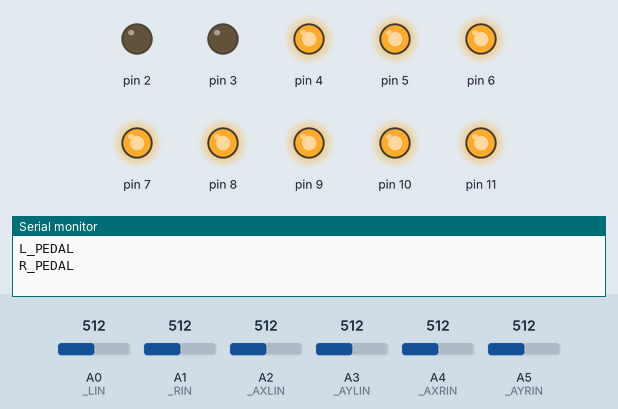
Bench run of a sketch on a simulated Arduino Uno, built with avr-gcc and run on an emulated ATmega328P. On the bench: output pins drawn as LEDs (lit = HIGH), the last lines printed to the serial monitor. Inputs (shaded band) come from the test bench; at power-on: A2 (_AXLIN) = 512, A3 (_AYLIN) = 512, A4 (_AXRIN) = 512, A0 (_LIN) = 512, A1 (_RIN) = 512, A5 (_AYRIN) = 512.

Above: at 1.2 s.
1.3 s: A2 (_AXLIN) set to 589
4.3 s: A2 (_AXLIN) set to 613
At 4.9 s:
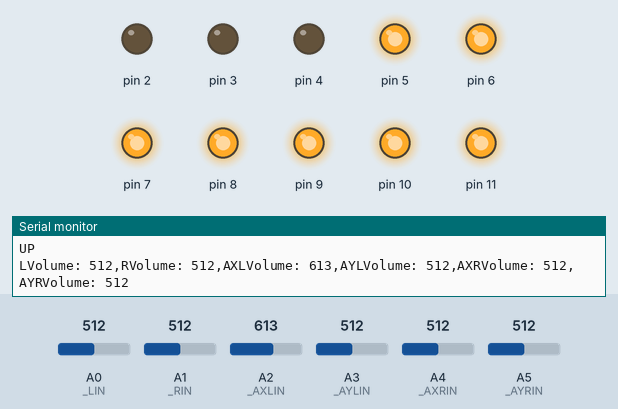
5.9 s: A3 (_AYLIN) set to 592
8.9 s: A3 (_AYLIN) set to 615
At 10.2 s:
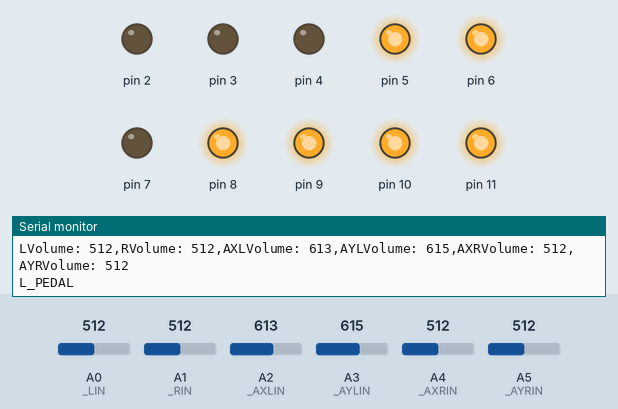
10.5 s: A4 (_AXRIN) set to 586
13.5 s: A4 (_AXRIN) set to 619
At 14.8 s:
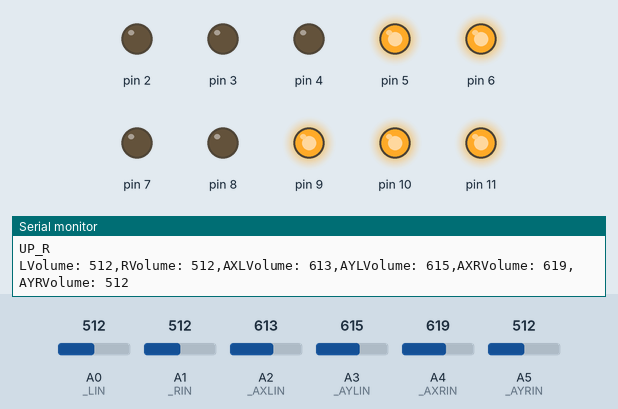
Timing chart, 0 to 16.1 s (numbered marks = the images above; inputs shaded):
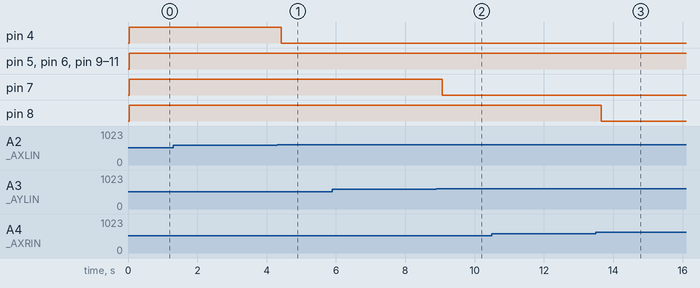

Measured:
- the behaviour switches between 600 and 601 on A2 (_AXLIN) (found by bisection; images 0 and 1)
- the behaviour switches between 600 and 601 on A3 (_AYLIN) (found by bisection; images 1 and 2)
- the behaviour switches between 600 and 601 on A4 (_AXRIN) (found by bisection; images 2 and 3)
- after the input at 4.3 s, pin 4: HIGH → LOW after 0.11 s
- after the input at 8.9 s, pin 7: HIGH → LOW after 0.17 s
- after the input at 13.5 s, pin 8: HIGH → LOW after 0.16 s

The sketch:

senjo_no_kizuna2_con.ino
```cpp
//  戦場の絆２のUSBIO代理ボード用(Arduino Nano用)
//  2023 applesorce https://chiptune.tips
//
//　フットペダルの値をA0、A1でよんで、512以下はHIGH,それ以上はLOWとして返す(相手プルアップっぽいのでアクティブLOW)
//  アナログスティック左をA2,A3でよんで、上下左右のDPADに変換してD4-D7でLOWで出す。（これはUSBHIDではなくトリガを起こす、アーケードなジョイスティック基板で処理する）
//　アナログスティック右をA4,A5でよんで、上下左右のDPADに変換してD8-D11でLOWで出す。
const int _LIN = A0;    // 入力ピンをA0に固定 L.PEDAL
const int _RIN = A1;    // 入力ピンをA1に固定 R.PEDAL
const int _AXLIN = A2;    // 入力ピンをA2に固定 VRX_L
const int _AYLIN = A3;    // 入力ピンをA3に固定 VRY_L
const int _AXRIN = A4;    // 入力ピンをA4に固定 VRX_R
const int _AYRIN = A5;    // 入力ピンをA5に固定 VRY_R
int LVOLUME;                  // 変数を整数型で宣言
int RVOLUME;                  // 変数を整数型で宣言
int AXLVOLUME;                  // 変数を整数型で宣言
int AYLVOLUME;                  // 変数を整数型で宣言
int AXRVOLUME;                  // 変数を整数型で宣言
int AYRVOLUME;                  // 変数を整数型で宣言

void setup() {
  pinMode(A0,INPUT);    //A0からアナログ値を入れる
  pinMode(A1,INPUT);    //A1からアナログ値を入れる
  pinMode(A2,INPUT);    //A2からアナログ値を入れる
  pinMode(A3,INPUT);    //A3からアナログ値を入れる
  pinMode(2, OUTPUT);  //D2を出力する L.PEDAL_D
  pinMode(3, OUTPUT);  //D3を出力する R.PEDAL_D
  pinMode(4, OUTPUT);  //D4を出力する DP_UP
  pinMode(5, OUTPUT);  //D5を出力する DP_DOWN
  pinMode(6, OUTPUT);  //D6を出力する DP_LEFT
  pinMode(7, OUTPUT);  //D7を出力する DP_RIGHT
  pinMode(8, OUTPUT);  //D8を出力する DP_UP_R
  pinMode(9, OUTPUT);  //D9を出力する DP_DOWN_R
  pinMode(10, OUTPUT);  //D10を出力する DP_LEFT_R
  pinMode(11, OUTPUT);  //D11を出力する DP_RIGHT_R
  Serial.begin(9600);  // シリアル通信の開始
}
void loop() {
//アナログ地を格納する
LVOLUME = analogRead(_LIN);                  //フットペダルLを格納
RVOLUME = analogRead(_RIN);                  //フットペダルRを格納
AXLVOLUME = analogRead(_AXLIN);                  //アナログLX軸を格納
AYLVOLUME = analogRead(_AYLIN);                  //アナログLY軸を格納
AXRVOLUME = analogRead(_AXRIN);                  //アナログRX軸を格納
AYRVOLUME = analogRead(_AYRIN);                  //アナログRY軸を格納

// 入力値表示(デバック用なのでいらないときはsetupのシリアルごと閉じる)
  Serial.print("LVolume: ");        // シリアルモニタに出力
  Serial.print(LVOLUME);
  Serial.print(",RVolume: ");        // シリアルモニタに出力
  Serial.print(RVOLUME);
  Serial.print(",AXLVolume: ");        // シリアルモニタに出力
  Serial.print(AXLVOLUME);
  Serial.print(",AYLVolume: ");        // シリアルモニタに出力
  Serial.print(AYLVOLUME);
  Serial.print(",AXRVolume: ");        // シリアルモニタに出力
  Serial.print(AXRVOLUME);
  Serial.print(",AYRVolume: ");        // シリアルモニタに出力
  Serial.println(AYRVOLUME);
// アナログ処理
if (LVOLUME > 380) { //0-1023の間をいい感じに設定すればいい。下げると敏感になる
  Serial.println("L_PEDAL");
  digitalWrite(2, LOW);
} else {
  digitalWrite(2, HIGH);
}
if (RVOLUME > 380) { //0-1023の間をいい感じに設定すればいい。下げると敏感になる
  Serial.println("R_PEDAL");
  digitalWrite(3, LOW);
} else {
  digitalWrite(3, HIGH);
}

//アナログスティック処理(512付近はドリフト対策で入力を無視する)
if(AXLVOLUME < 390){ //DOWN処理
  Serial.println("DOWN");
  digitalWrite(5, LOW);
} else {
  digitalWrite(5, HIGH);
}

if(AXLVOLUME > 600){ //UP処理
  Serial.println("UP");
  digitalWrite(4, LOW);
} else {
  digitalWrite(4, HIGH);
}

if(AYLVOLUME < 390){ //LEFT処理
  Serial.println("LEFT");
  digitalWrite(6, LOW);
} else {
  digitalWrite(6, HIGH);
}

if(AYLVOLUME > 600){ //UP処理
  Serial.println("RIGHT");
  digitalWrite(7, LOW);
} else {
  digitalWrite(7, HIGH);
}


//アナログR処理
if(AXRVOLUME < 390){ //DOWN処理
  Serial.println("DOWN_R");
  digitalWrite(9, LOW);
} else {
  digitalWrite(9, HIGH);
}

if(AXRVOLUME > 600){ //UP処理
  Serial.println("UP_R");
  digitalWrite(8, LOW);
} else {
  digitalWrite(8, HIGH);
}

if(AYRVOLUME < 390){ //LEFT処理
  Serial.println("LEFT_R");
  digitalWrite(10, LOW);
} else {
  digitalWrite(10, HIGH);
}

if(AYRVOLUME > 600){ //UP処理
  Serial.println("RIGHT_R");
  digitalWrite(11, LOW);
} else {
  digitalWrite(11, HIGH);
}
}
```
